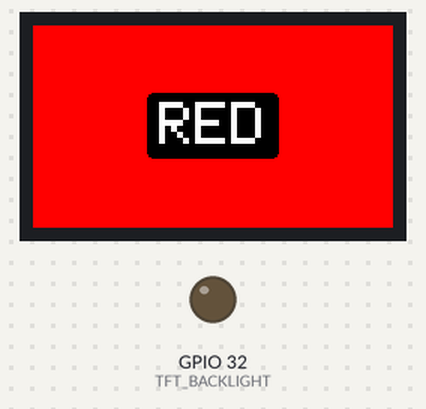
Simulated run of this sketch. Board: ESP32. Parts: 240×135 colour display, output pins drawn as LEDs (lit = HIGH). What the sketch prints to the serial monitor is not drawn.

Above: at 0.5 s.
At 4.5 s:
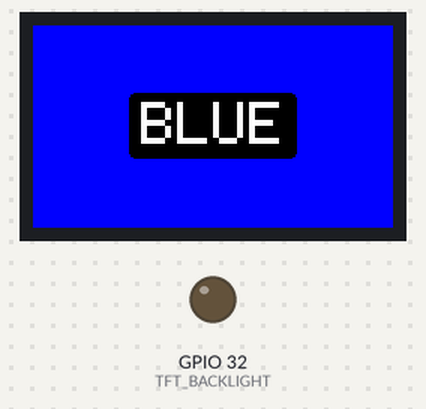
At 9.7 s:
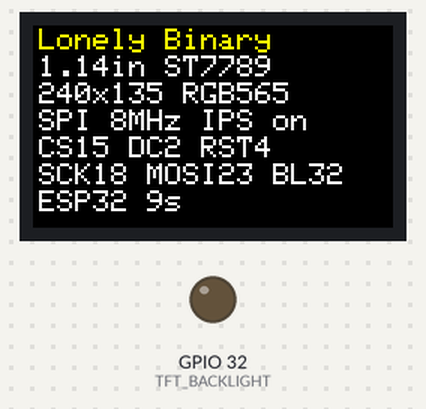
At 13.7 s:
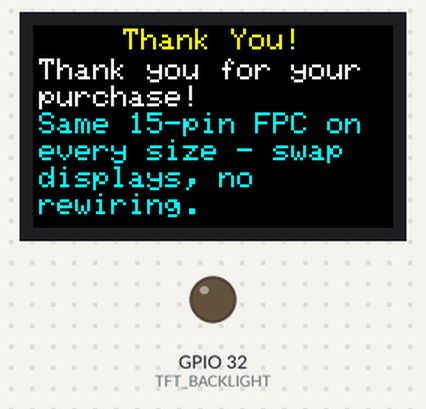
Timing chart, 0 to 15.2 s (numbered marks = the images above):
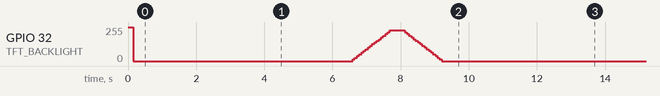

Measured:
- what the display in image 0 shows lasts 2.1 s, from 0.4 s to 2.5 s
- what the display in image 2 shows lasts 4.1 s, from 9.6 s to 13.7 s

The sketch:

1.14inch_Test.ino
```cpp
/*
 * SPI TFT-LCD Demo Sketch (Arduino IDE) - Narrow TFT LCD Collection
 *
 * Thank you for purchasing this Narrow TFT LCD Collection!
 *
 * Every screen in this collection uses the same 15-pin FPC connector, so any of
 * them plugs into the same breakout board - you can swap displays without
 * rewiring anything. The only thing that changes in software is which example
 * folder you open.
 *
 * Display:    1.14 inch, 135x240 pixels (240x135 in landscape)
 * Driver IC:  ST7789
 *
 * What this demo shows, once, then it stops on the thank-you page:
 *   1) RED / GREEN / BLUE full screen, 2 seconds each, colour name in the centre
 *      -> confirms the panel, the wiring and the colour order are all correct
 *   2) A backlight brightness sweep, 100% -> 10% -> 100%, on a white screen
 *      -> confirms the backlight pin and shows off PWM dimming
 *   3) A screen info page (driver, resolution, pins, SPI clock)
 *   4) A thank-you page, which stays on screen until you press reset
 *
 * Before uploading, pick your board in Arduino IDE under Tools -> Board:
 * "ESP32S3 Dev Module" for an ESP32-S3, or "ESP32 Dev Module" for a classic ESP32.
 *
 * Library needed (install once via Tools -> Manage Libraries):
 * - "GFX Library for Arduino" by moononournation. Any recent version works.
 */

#include <Arduino_GFX_Library.h>

// ==================== Color Name Compatibility ====================
// GFX Library 1.6.5+ renamed the short color macros (BLACK, RED, ...) to RGB565_*.
// These aliases keep the sketch compiling on both old (<=1.6.4) and new (>=1.6.5)
// versions. The #ifndef guard makes it a no-op on versions that still define BLACK.
#ifndef BLACK
  #define BLACK   RGB565_BLACK
  #define WHITE   RGB565_WHITE
  #define RED     RGB565_RED
  #define GREEN   RGB565_GREEN
  #define BLUE    RGB565_BLUE
  #define YELLOW  RGB565_YELLOW
  #define MAGENTA RGB565_MAGENTA
  #define CYAN    RGB565_CYAN
  #define LIME    RGB565_LIME
#endif
#ifndef LIME
  #define LIME    RGB565_LIME
#endif


// ==================== SPI LCD Pin Definitions ====================
// 8-pin SPI LCD display pin definitions:
// 1.LEDA/BLK, 2.GND, 3.RESET, 4.DC/RS/A0, 5.SDA/MOSI, 6.SCL/SCLK, 7.VDD, 8.CS
// 4-wire SPI: CS, DC/RS, SCLK, MOSI
// This kit ships wired for ESP32-S3, but the display module's ribbon cable works
// with any board. Pins are selected automatically based on the board you choose
// in Arduino IDE (Tools -> Board), so the same sketch compiles on both.
#if defined(CONFIG_IDF_TARGET_ESP32S3)
  // ESP32-S3 (select "ESP32S3 Dev Module") - default wiring for this kit
  #define TFT_CS    10   // CS  (Chip Select)
  #define TFT_RST   42   // RESET
  #define TFT_DC    2    // DC/RS/A0 (Data/Command) - **Must connect!**
  #define TFT_MOSI  11   // SDA/MOSI (SPI data)
  #define TFT_SCLK  12   // SCL/SCLK (SPI clock)
  #define TFT_BACKLIGHT 41  // LEDA/BLK (Backlight)
  #define TFT_USE_PSRAM true
  #define TFT_SPI_NUM   HSPI    // S3: SPI3 host (=1). Usable buses are FSPI(=0) and HSPI(=1).
  #define MCU_NAME      "ESP32-S3"
#else
  // Classic ESP32 (e.g. Lonely Binary PinPulse, select "ESP32 Dev Module")
  // NOTE: GPIO 41/42 do not exist on classic ESP32, and GPIO 6-11 are reserved for
  // the on-chip SPI flash, so the S3 pins above cannot be used. These are the
  // standard VSPI pins for classic ESP32.
  #define TFT_CS    15   // CS  (Chip Select)
  #define TFT_RST   4    // RESET
  #define TFT_DC    2    // DC/RS/A0 (Data/Command) - **Must connect!**
  #define TFT_MOSI  23   // SDA/MOSI (SPI data, VSPI default)
  #define TFT_SCLK  18   // SCL/SCLK (SPI clock, VSPI default)
  #define TFT_BACKLIGHT 32  // LEDA/BLK (Backlight)
  #define TFT_USE_PSRAM false
  #define TFT_SPI_NUM   VSPI    // classic ESP32: SPI3 host (=3). NOT FSPI(=1) -- that is the on-chip flash bus.
  #define MCU_NAME      "ESP32"
#endif
// Wiring quick-reference (which GPIO to use depends on your board).
// The #if block above picks these for you automatically based on the board
// you select in Arduino IDE - you do NOT need to edit any code.
//
//   Display pin        ESP32-S3      Classic ESP32   What it does
//   VDD (pin 7)        3.3V          3.3V            Power (use 3.3V, NEVER 5V)
//   GND (pin 2)        GND           GND             Ground
//   CS  (pin 8)        GPIO 10       GPIO 15         Chip select
//   RESET (pin 3)      GPIO 42       GPIO 4          Reset
//   DC/RS/A0 (pin 4)   GPIO 2        GPIO 2          Data/command (must connect!)
//   SDA/MOSI (pin 5)   GPIO 11       GPIO 23         SPI data
//   SCL/SCLK (pin 6)   GPIO 12       GPIO 18         SPI clock
//   LEDA/BLK (pin 1)   GPIO 41       GPIO 32         Backlight (LOW = ON here!)


// ==================== Create the display object ====================
// Two steps. First, "bus" describes HOW we talk to the screen: hardware SPI
// using the DC, CS, SCLK and MOSI pins defined above (MISO is unused here).
// Then "gfx" is the actual ST7789 screen driver we call to draw.
//
// ROTATION 1 (landscape). Every screen in this collection is a narrow strip:
// this one is 135x240 as wired, which is only 135 pixels across - too narrow for
// most text. Rotation 1 turns it on its side and gives us 240x135. The wider
// screens elsewhere in this repo use rotation 0; this collection is different.
//
// THE FOUR OFFSET NUMBERS say where the visible glass sits inside the
// controller's larger internal memory. They are measured per panel. Note that
// only TWO of them are active at any one rotation - at rotation 1 the X offset
// comes from "row offset 1" and the Y offset from "col offset 2". Editing
// "col offset 1" here will appear to do nothing at all. See this size's README.
Arduino_DataBus *bus = new Arduino_ESP32SPI(TFT_DC, TFT_CS, TFT_SCLK, TFT_MOSI, GFX_NOT_DEFINED /* MISO (not used) */, TFT_SPI_NUM /* HSPI on S3, VSPI on classic ESP32 */, true /* is_shared_interface */);

Arduino_ST7789 *gfx = new Arduino_ST7789(bus, TFT_RST, 1 /* rotation */, true /* IPS */, 135 /* width */, 240 /* height */,
    52 /* col offset 1 */, 40 /* row offset 1 */, 53 /* col offset 2 */, 40 /* row offset 2 */);


// ==================== Backlight (PWM dimming) ====================
// The backlight is just an LED driven from one GPIO. Instead of switching it
// fully on or off, we drive it with PWM (a square wave whose ON fraction sets
// the apparent brightness). 5 kHz is far above what the eye can see, so there
// is no visible flicker.
#define BL_PWM_FREQ 5000   // PWM frequency in Hz
#define BL_PWM_BITS 8      // 8-bit resolution -> duty values 0..255

// IMPORTANT: on the narrow modules the backlight is ACTIVE LOW - pulling the pin
// LOW turns it ON. So a "bright" setting is a LOW duty cycle, which is why
// setBrightness() inverts the number below. Several of the wider screens in this
// repo are wired the other way round; don't copy this line across without checking.
#define BL_ACTIVE_LOW true

void backlightBegin() {
  // ESP32 core 3.x replaced ledcSetup()/ledcAttachPin() with a single ledcAttach().
  // Both spellings are here so the sketch compiles on either core version.
#if ESP_ARDUINO_VERSION_MAJOR >= 3
  ledcAttach(TFT_BACKLIGHT, BL_PWM_FREQ, BL_PWM_BITS);
#else
  ledcSetup(0, BL_PWM_FREQ, BL_PWM_BITS);
  ledcAttachPin(TFT_BACKLIGHT, 0);
#endif
}

// percent: 0 = off, 100 = full brightness
void setBrightness(uint8_t percent) {
  if (percent > 100) percent = 100;
  uint32_t duty = (uint32_t)percent * 255 / 100;
  if (BL_ACTIVE_LOW) duty = 255 - duty;   // LOW lights the panel, so invert
#if ESP_ARDUINO_VERSION_MAJOR >= 3
  ledcWrite(TFT_BACKLIGHT, duty);
#else
  ledcWrite(0, duty);
#endif
}


// ==================== Initialization ====================
void setup() {
  // ORDER MATTERS HERE. The screen is brought up FIRST and the serial messages
  // come afterwards, so the picture appears as soon as possible after power-up.
  // (An earlier version called Serial.begin() and then waited a second for the
  // USB port to be ready before touching the display - that wait was visible as
  // two to three seconds of dark screen on every boot.)
  Serial.begin(115200);

  // Backlight off while the panel initialises, so you don't see a flash of
  // whatever random data happens to be in the display's memory.
  backlightBegin();
  setBrightness(0);

  // 8 MHz is the SPI clock this panel was tested at.
  if (!gfx->begin(8000000)) {
    // The display failed to start. Keep the backlight off (there is nothing to
    // look at) and say so on the serial monitor once it is available.
    delay(1000);
    Serial.println("LCD initialization failed! Check the wiring, especially DC and RST.");
    while (1) { delay(1000); }
  }

  gfx->setRotation(1);          // landscape - long edge across
  gfx->fillScreen(BLACK);
  setBrightness(100);           // black screen ready - safe to light it up now

  // The display is already live, so this short wait costs nothing on screen.
  // It just gives a USB-CDC serial port time to attach before we print, so the
  // banner below isn't lost on boards where the USB port is the serial port.
  delay(200);
  Serial.println("========================================");
  Serial.println("Narrow TFT LCD Collection - Demo");
  Serial.println("Thank you for your purchase!");
  Serial.println("Driver IC: ST7789");
  Serial.println("Display Size: 1.14 inch");
  Serial.println("Resolution: 135x240 (240x135 landscape)");
  Serial.println("----------------------------------------");
  Serial.println("Same 15-pin FPC on every size - swap displays, no rewiring.");
  Serial.println("Try our E-Paper, round and touch displays too!");
  Serial.println("========================================");
  Serial.println("LCD initialization complete");
}


// ==================== Main Loop ====================
// The demo runs through its four scenes once and then parks on the thank-you
// page. Press the reset button on your board to watch it again.
void loop() {
  showColor(RED,  "RED");    delay(2000);
  showColor(LIME, "GREEN");  delay(2000);   // LIME is a pure bright green; the
  showColor(BLUE, "BLUE");   delay(2000);   // GREEN macro is a darker shade

  brightnessDemo();

  showInfo();      delay(4000);

  showThankYou();
  while (true) {
    delay(1000);
  }
}


// ---------------------------------------------------------------------------
// Scene 1: a solid colour filling the screen, with its name in the centre.
// If red shows as blue (or similar), the colour order or the IPS setting for
// this panel is wrong - see this size's README.
// ---------------------------------------------------------------------------
void showColor(uint16_t color, const char *name) {
  Serial.printf("scene: %s\n", name);
  int w = gfx->width(), h = gfx->height();

  // Pick the biggest text size that still leaves a margin on this panel.
  // Each character is 6x8 pixels at size 1, so size N is 6*N wide, 8*N tall.
  uint8_t ts = 4;
  while (ts > 1 && ((int)strlen(name) * 6 * ts > w - 16 || 8 * ts > h - 16)) ts--;

  gfx->fillScreen(color);
  gfx->setTextSize(ts);

  // getTextBounds() measures the string so we can centre it exactly.
  int16_t x1, y1;
  uint16_t tw, th;
  gfx->getTextBounds(name, 0, 0, &x1, &y1, &tw, &th);
  int cx = (w - (int)tw) / 2;
  int cy = (h - (int)th) / 2;

  // A dark plate behind the label - white text on a bright green or yellow
  // background would be almost unreadable without it.
  gfx->fillRoundRect(cx - 8, cy - 6, tw + 16, th + 12, 4, BLACK);
  gfx->setTextColor(WHITE);
  gfx->setCursor(cx, cy);
  gfx->print(name);
}


// ---------------------------------------------------------------------------
// Scene 2: the backlight brightness sweep.
// A white screen is deliberate - it is the state that drives the backlight
// hardest, so the dimming is easy to see.
// ---------------------------------------------------------------------------
void brightnessDemo() {
  Serial.println("scene: PWM brightness");
  int w = gfx->width(), h = gfx->height();

  gfx->fillScreen(WHITE);
  gfx->setTextColor(BLACK);

  // Biggest size where "100%" still fits with a margin.
  uint8_t ts = 4;
  while (ts > 1 && (4 * 6 * ts > w - 16 || 8 * ts > h - 16)) ts--;
  gfx->setTextSize(ts);

  // "%3d%%" is always 4 characters wide, so one fixed rectangle erases every
  // value and the number doesn't jitter as it counts down.
  const int textW = 4 * 6 * ts, textH = 8 * ts;
  const int tx = (w - textW) / 2;
  const int ty = (h - textH) / 2;

  for (int step = 0; step < 2; step++) {
    // step 0 counts 100 down to 10, step 1 counts back up to 100
    for (int i = 0; i <= 18; i++) {
      int pct = (step == 0) ? 100 - i * 5 : 10 + i * 5;
      setBrightness(pct);

      gfx->fillRect(tx, ty, textW, textH, WHITE);   // erase the old number
      gfx->setCursor(tx, ty);
      gfx->printf("%3d%%", pct);
      delay(60);
    }
    delay(300);
  }
  setBrightness(100);
}


// ---------------------------------------------------------------------------
// Scene 3: the details of this screen and how it is wired.
//
// The text size is worked out from the panel height rather than fixed at 1.
// Size 1 characters are 8 pixels tall, which fills the shortest screen in the
// collection nicely but looks tiny on the taller ones - so if seven lines at
// size 2 will fit, we use size 2. Every line is kept to 17 characters or fewer
// so it still fits across the narrowest panel at that size.
// ---------------------------------------------------------------------------
void showInfo() {
  Serial.println("scene: info");
  int h = gfx->height();

  const int LINES = 7;
  uint8_t ts = (LINES * (8 * 2 + 2) <= h) ? 2 : 1;   // 126 px needed at size 2
  const int lineH = 8 * ts + 2;

  gfx->fillScreen(BLACK);
  gfx->setTextSize(ts);

  int y = 2;
  gfx->setTextColor(YELLOW);
  gfx->setCursor(4, y); gfx->print("Lonely Binary"); y += lineH;

  gfx->setTextColor(WHITE);
  gfx->setCursor(4, y); gfx->print("1.14in ST7789"); y += lineH;
  gfx->setCursor(4, y); gfx->printf("%dx%d RGB565", gfx->width(), gfx->height()); y += lineH;
  gfx->setCursor(4, y); gfx->print("SPI 8MHz IPS on"); y += lineH;
  gfx->setCursor(4, y); gfx->printf("CS%d DC%d RST%d", TFT_CS, TFT_DC, TFT_RST); y += lineH;
  gfx->setCursor(4, y); gfx->printf("SCK%d MOSI%d BL%d", TFT_SCLK, TFT_MOSI, TFT_BACKLIGHT); y += lineH;
  gfx->setCursor(4, y); gfx->printf("%s %lus", MCU_NAME, millis() / 1000);
}


// ---------------------------------------------------------------------------
// Scene 4: thank you, and what else is in the range.
//
// As with the info page the body text grows to suit the panel. Here it depends
// on the WIDTH as well as the height: a wider screen fits more words per line,
// so it needs fewer lines, so a bigger font still fits. wrapLines() below
// measures that for us, and we simply use the largest size that still fits.
//
// The message is deliberately SHORT. Longer copy forces this down to size 1 on
// the 1.14 inch (the smallest screen here), which is hard to read - so anything
// extra to say goes in the serial banner instead of on the panel. If you add a
// sentence here, check it still fits at size 2 on the 1.14 inch: 19 characters
// per line, 6 lines maximum.
// ---------------------------------------------------------------------------
void showThankYou() {
  Serial.println("scene: thank you");
  int w = gfx->width(), h = gfx->height();

  const char *body1 = "Thank you for your purchase!";
  const char *body2 = "Same 15-pin FPC on every size - swap displays, no rewiring.";

  // Heading is always size 2; the body starts just below it.
  const int bodyTop = 22;

  // Try size 2 first, fall back to size 1 if the message would run off the end.
  uint8_t ts = 2;
  while (ts > 1) {
    int lineH = 8 * ts + 2;
    int lines = wrapLines(body1, w - 8, ts) + wrapLines(body2, w - 8, ts);
    if (bodyTop + lines * lineH <= h) break;
    ts--;
  }

  gfx->fillScreen(BLACK);

  // Heading, centred.
  gfx->setTextColor(YELLOW);
  gfx->setTextSize(2);
  int16_t x1, y1;
  uint16_t tw, th;
  const char *title = "Thank You!";
  gfx->getTextBounds(title, 0, 0, &x1, &y1, &tw, &th);
  gfx->setCursor((w - (int)tw) / 2, 2);
  gfx->print(title);

  // Two blocks of body text, the second starting at the y the first returns.
  gfx->setTextColor(WHITE);
  int16_t y = drawWrapped(body1, 4, bodyTop, w - 8, ts);

  gfx->setTextColor(CYAN);
  drawWrapped(body2, 4, y, w - 8, ts);
}


// ---------------------------------------------------------------------------
// How many lines would drawWrapped() need for this text at this size? Used to
// pick the biggest font that still fits, without drawing anything.
// ---------------------------------------------------------------------------
int wrapLines(const char *text, int16_t w, uint8_t size) {
  int maxChars = w / (6 * size);
  if (maxChars < 1) return 0;
  int lines = 0, len = 0;
  const char *p = text;
  while (*p) {
    const char *word = p;
    while (*p && *p != ' ') p++;
    int wlen = p - word;
    if (wlen > maxChars) wlen = maxChars;
    if (len && len + 1 + wlen > maxChars) { lines++; len = 0; }
    if (len) len++;
    len += wlen;
    while (*p == ' ') p++;
  }
  if (len) lines++;
  return lines;
}


// ---------------------------------------------------------------------------
// Word-wrap helper.
// This collection spans panels from 240 to 428 pixels wide, so the line breaks
// have to be worked out from gfx->width() at run time rather than written in by
// hand - text that fits the 2.79 inch would be cut off on the 1.14 inch.
// Returns the y coordinate just below the last line it drew.
// ---------------------------------------------------------------------------
int16_t drawWrapped(const char *text, int16_t x, int16_t y, int16_t w, uint8_t size) {
  gfx->setTextSize(size);
  const int charW = 6 * size;      // built-in font: 6 pixels per character
  const int lineH = 8 * size + 2;  // 8 pixels tall, plus 2 for breathing room
  int maxChars = w / charW;
  if (maxChars < 1) return y;
  if (maxChars > 90) maxChars = 90;   // keeps "line" inside its buffer

  char line[96];
  int len = 0;
  const char *p = text;

  while (*p) {
    // Take the next word (everything up to the next space).
    const char *word = p;
    while (*p && *p != ' ') p++;
    int wlen = p - word;
    if (wlen > maxChars) wlen = maxChars;   // a single word longer than one
                                            // line: cut it rather than loop
    if (len && len + 1 + wlen > maxChars) { // it doesn't fit - draw what we have
      line[len] = '\0';
      gfx->setCursor(x, y);
      gfx->print(line);
      y += lineH;
      len = 0;
    }
    if (len) line[len++] = ' ';
    memcpy(line + len, word, wlen);
    len += wlen;
    while (*p == ' ') p++;
  }
  if (len) {                                // draw the final partial line
    line[len] = '\0';
    gfx->setCursor(x, y);
    gfx->print(line);
    y += lineH;
  }
  return y;
}
```
